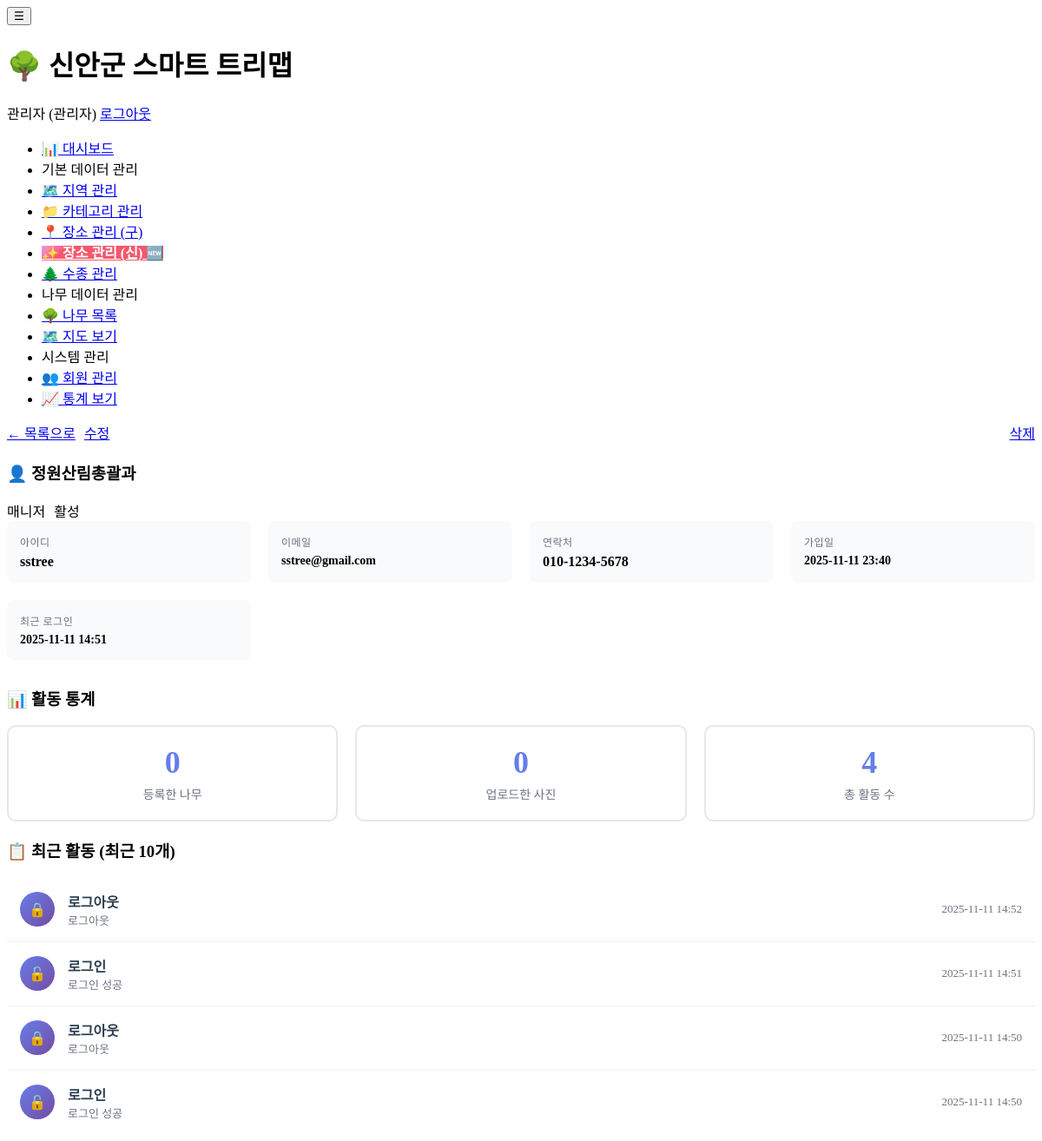
The page /admin/users/view.php?id=2 (signed in) on the database its author committed.
### tables this page shows
CREATE TABLE `users` (
  `user_id` int(11) NOT NULL,
  `username` varchar(50) NOT NULL,
  `email` varchar(100) NOT NULL,
  `password` varchar(255) NOT NULL,
  `role` enum('admin','manager','field_worker') DEFAULT 'field_worker',
  `name` varchar(50) DEFAULT NULL,
  `phone` varchar(20) DEFAULT NULL,
  `created_at` datetime DEFAULT NULL,
  `last_login` timestamp NULL DEFAULT NULL,
  `status` enum('active','inactive') DEFAULT 'active'
);

CREATE TABLE `activity_logs` (
  `log_id` int(11) NOT NULL,
  `user_id` int(11) DEFAULT NULL,
  `action` varchar(100) DEFAULT NULL,
  `target_type` varchar(50) DEFAULT NULL,
  `target_id` int(11) DEFAULT NULL,
  `details` text DEFAULT NULL,
  `ip_address` varchar(45) DEFAULT NULL,
  `created_at` timestamp NOT NULL DEFAULT current_timestamp()
);

### admin/users/view.php (the view, shortened to what this page needs)
<?php
$database = new Database();
$db = $database->getConnection();
$user_id = isset($_GET['id']) ? (int)$_GET['id'] : 0;
$query = "SELECT * FROM users WHERE user_id = :user_id";
$stmt = $db->prepare($query);
$stmt->bindParam(':user_id', $user_id);
$stmt->execute();
$user = $stmt->fetch();
$stats = [];
$treeQuery = "SELECT COUNT(*) as count FROM trees WHERE created_by = :user_id";
$treeStmt = $db->prepare($treeQuery);
$treeStmt->bindParam(':user_id', $user_id);
$treeStmt->execute();
$stats['trees'] = $treeStmt->fetch()['count'];
$photoQuery = "SELECT COUNT(*) as count FROM tree_photos WHERE uploaded_by = :user_id";
$photoStmt = $db->prepare($photoQuery);
$photoStmt->bindParam(':user_id', $user_id);
$photoStmt->execute();
$stats['photos'] = $photoStmt->fetch()['count'];
$logQuery = "SELECT COUNT(*) as count FROM activity_logs WHERE user_id = :user_id";
$logStmt = $db->prepare($logQuery);
$logStmt->bindParam(':user_id', $user_id);
$logStmt->execute();
$stats['logs'] = $logStmt->fetch()['count'];
$recentLogQuery = "SELECT al.*,
                   CASE
                       WHEN al.action = 'login' THEN '로그인'
                       WHEN al.action = 'logout' THEN '로그아웃'
                       WHEN al.action = 'create' THEN '생성'
                       WHEN al.action = 'update' THEN '수정'
                       WHEN al.action = 'delete' THEN '삭제'
                       ELSE al.action
                   END as action_name
                   FROM activity_logs al
                   WHERE al.user_id = :user_id
                   ORDER BY al.created_at DESC
                   LIMIT 10";
$recentLogStmt = $db->prepare($recentLogQuery);
$recentLogStmt->bindParam(':user_id', $user_id);
$recentLogStmt->execute();
$recent_logs = $recentLogStmt->fetchAll();
$role_labels = [
    'admin' => '관리자',
    'manager' => '매니저',
    'field_worker' => '현장직원'
];
$status_labels = [
    'active' => '활성',
    'inactive' => '비활성'
];
include '../../includes/header.php';
?>
<div style="display: flex; gap: 10px; margin-bottom: 20px;">
    <a href="list.php" class="btn btn-secondary">← 목록으로</a>
    <a href="edit.php?id=<?php echo $user_id; ?>" class="btn btn-primary">수정</a>
    <?php if ($user_id != $_SESSION['user_id']): ?>
        <a href="list.php?delete=<?php echo $user_id; ?>"
           class="btn btn-danger"
           style="margin-left: auto;"
           onclick="return confirm('이 회원을 삭제하시겠습니까?');">
            삭제
        </a>
    <?php endif; ?>
</div>
<div class="card">
    <div class="card-header">
        <h3 class="card-title">👤 <?php echo htmlspecialchars($user['name'] ?: $user['username']); ?></h3>
        <div style="display: flex; gap: 10px;">
            <span class="badge badge-info"><?php echo $role_labels[$user['role']]; ?></span>
            <span class="badge <?php echo $user['status'] === 'active' ? 'badge-success' : 'badge-danger'; ?>">
                <?php echo $status_labels[$user['status']]; ?>
            </span>
        </div>
    </div>
    <div class="card-body">
        <div class="info-grid">
            <div class="info-item">
                <div class="info-label">아이디</div>
                <div class="info-value" style="font-size: 16px;">
                    <?php echo htmlspecialchars($user['username']); ?>
                </div>
            </div>
            <div class="info-item">
                <div class="info-label">이메일</div>
                <div class="info-value" style="font-size: 14px;">
                    <?php echo htmlspecialchars($user['email']); ?>
                </div>
            </div>
            <?php if ($user['phone']): ?>
                <div class="info-item">
                    <div class="info-label">연락처</div>
                    <div class="info-value" style="font-size: 16px;">
                        <?php echo htmlspecialchars($user['phone']); ?>
                    </div>
                </div>
            <?php endif; ?>
            <div class="info-item">
                <div class="info-label">가입일</div>
                <div class="info-value" style="font-size: 14px;">
                    <?php echo date('Y-m-d H:i', strtotime($user['created_at'])); ?>
                </div>
            </div>
            <div class="info-item">
                <div class="info-label">최근 로그인</div>
                <div class="info-value" style="font-size: 14px;">
                    <?php echo $user['last_login'] ? date('Y-m-d H:i', strtotime($user['last_login'])) : '기록 없음'; ?>
                </div>
            </div>
        </div>
    </div>
</div>
<div class="card">
    <div class="card-header">
        <h3 class="card-title">📊 활동 통계</h3>
    </div>
    <div class="card-body">
        <div style="display: grid; grid-template-columns: repeat(auto-fit, minmax(200px, 1fr)); gap: 20px;">
            <div class="stat-box">
                <div class="stat-number"><?php echo number_format($stats['trees']); ?></div>
                <div class="stat-label">등록한 나무</div>
            </div>
            <div class="stat-box">
                <div class="stat-number"><?php echo number_format($stats['photos']); ?></div>
                <div class="stat-label">업로드한 사진</div>
            </div>
            <div class="stat-box">
                <div class="stat-number"><?php echo number_format($stats['logs']); ?></div>
                <div class="stat-label">총 활동 수</div>
            </div>
        </div>
    </div>
</div>
<?php if (count($recent_logs) > 0): ?>
    <div class="card">
        <div class="card-header">
            <h3 class="card-title">📋 최근 활동 (최근 10개)</h3>
        </div>
        <div class="card-body">
            <?php foreach ($recent_logs as $log): ?>
                <div class="activity-item">
                    <div style="display: flex; align-items: center; flex: 1;">
                        <div class="activity-icon">
                            <?php
                            $icons = [
                                'login' => '🔓',
                                'logout' => '🔒',
                                'create' => '➕',
                                'update' => '✏️',
                                'delete' => '🗑️'
                            ];
                            echo $icons[$log['action']] ?? '📝';
                            ?>
                        </div>
                        <div>
                            <div style="font-weight: 600; color: #2c3e50;">
                                <?php echo htmlspecialchars($log['action_name']); ?>
                            </div>
                            <div style="font-size: 13px; color: #6b7280;">
                                <?php echo htmlspecialchars($log['details']); ?>
                            </div>
                        </div>
                    </div>
                    <div style="text-align: right; color: #6b7280; font-size: 13px;">
                        <?php echo date('Y-m-d H:i', strtotime($log['created_at'])); ?>
                    </div>
                </div>
            <?php endforeach; ?>
        </div>
    </div>
<?php endif; ?>
<?php include '../../includes/footer.php'; ?>

### admin/users/view.php (style rules this page uses)
.info-grid { display: grid; grid-template-columns: repeat(auto-fit, minmax(250px, 1fr)); gap: 20px; margin-bottom: 30px; }
.info-item { background: #f9fafb; padding: 15px; border-radius: 8px; border-left: 4px solid var(--primary-color); }
.info-label { font-size: 12px; color: #6b7280; text-transform: uppercase; letter-spacing: 0.5px; margin-bottom: 5px; }
.info-value { font-size: 18px; font-weight: 600; color: var(--dark-color); }
.stat-box { background: white; border: 2px solid #e5e7eb; border-radius: 10px; padding: 20px; text-align: center; transition: all 0.3s; }
.stat-number { font-size: 36px; font-weight: 700; color: #667eea; margin-bottom: 5px; }
.stat-label { font-size: 14px; color: #6b7280; }
.activity-item { padding: 15px; border-bottom: 1px solid #f0f0f0; display: flex; justify-content: space-between; align-items: center; }
.activity-item:last-child { border-bottom: none; }
.activity-icon { width: 40px; height: 40px; border-radius: 50%; background: linear-gradient(135deg, #667eea 0%, #764ba2 100%); color: white; display: flex; align-items: center; justify-content: center; font-weight: 600; margin-right: 15px; }

### rows shown on the page
users: name "정원산림총괄과", role "매니저", status "활성", username "sstree", email "sstree@gmail.com", phone "010-1234-5678", created_at "2025-11-11 23:40", last_login "2025-11-11 14:51"
activity_logs: action "🔒", action_name "로그아웃", details "로그아웃", created_at "2025-11-11 14:52"
activity_logs: action "🔓", action_name "로그인", details "로그인 성공", created_at "2025-11-11 14:51"
activity_logs: action "🔒", action_name "로그아웃", details "로그아웃", created_at "2025-11-11 14:50"
activity_logs: action "🔓", action_name "로그인", details "로그인 성공", created_at "2025-11-11 14:50"

### other values the page prints
SITE_NAME "신안군 스마트 트리맵"
$_SESSION['name'] "관리자"
$stats['trees'] "0"
$stats['photos'] "0"
$stats['logs'] "4"
